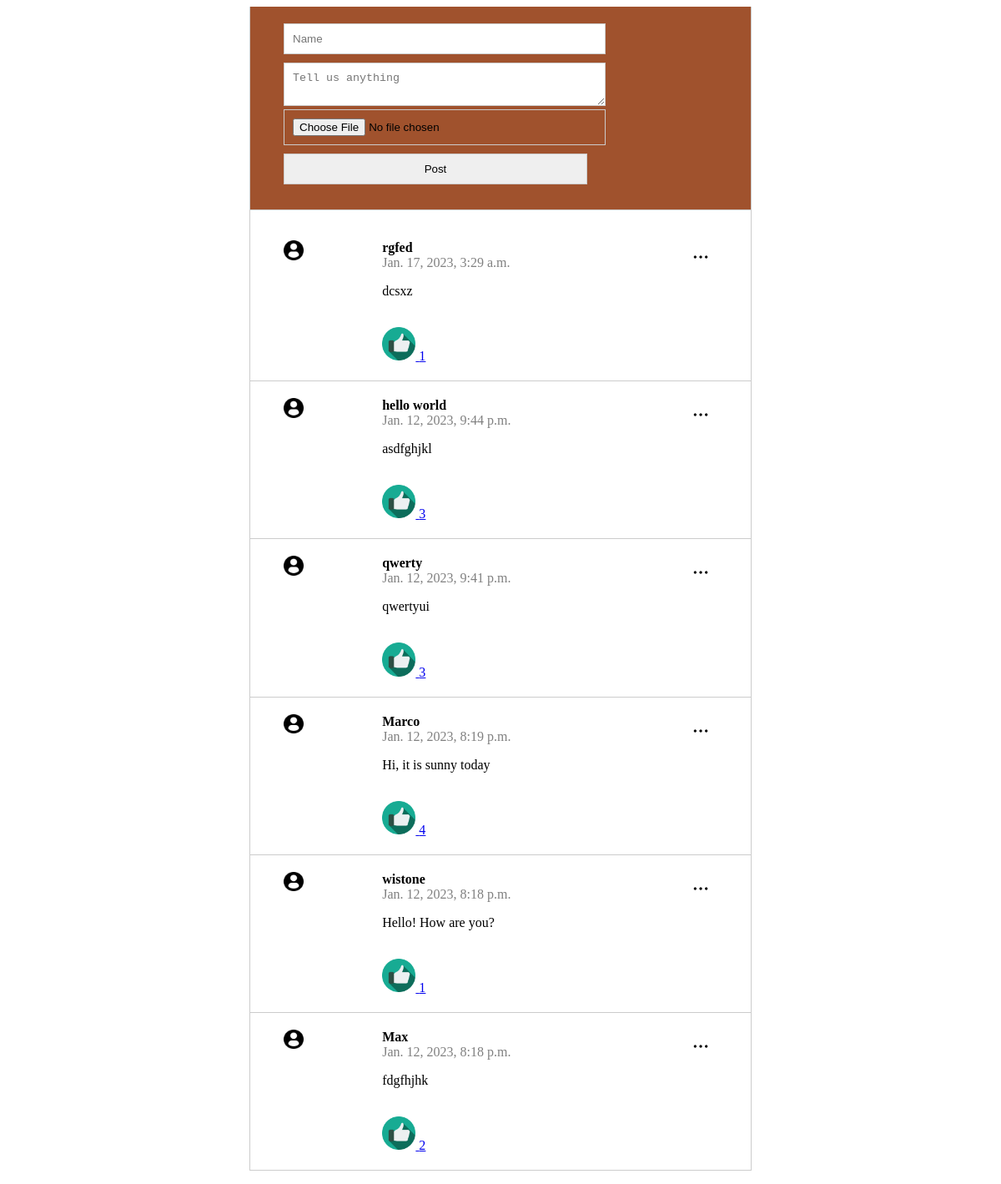
The page / on the database its author committed.
### posts/models.py (models this page shows)
class Post(models.Model):
    class Meta(object):
        db_table = 'post'
    name = models.CharField(
        'Name', blank=False, null=False, max_length=14, db_index=True, default='Anonymous'
    )
    body = models.CharField(
        'Body', blank=True, null=True, max_length=140, db_index=True,
    )
    created_at = models.DateTimeField(
        'created DateTime', blank=True, auto_now_add=True
    )
    likes = models.IntegerField('likes', blank=True, default=0 ,null=True
    )
    image=CloudinaryField(
        "image",blank=True,db_index=True
    )

### posts/views.py (the view, shortened to what this page needs)
# urls.py: path('', views.index, name= 'index'),
def index(request):
    form = PostForm(request.POST, request.FILES)
    posts = Post.objects.all().order_by('-created_at')[:20]
    return render(request, 'posts.html',{'posts': posts, 'form': form})

### posts/forms.py
class PostForm(forms.ModelForm):
    class Meta:
        model = Post
        fields = '__all__'

### templates/posts.html (shortened to what this page needs)
{% extends "base.html"%} {% block content %} {% load static %}
{% load static %}
<section class="content">
    <section class="post_form">
        <form action="/" method="POST" enctype='multipart/form-data'>
            <input type="text" name="name" placeholder="Name" required>
            <textarea name="body" placeholder="Tell us anything" required></textarea>
            <input type="file" name="image" class="post-img"/>
            <input type="submit" value="Post" />
        </form>
    </section>
    <section class="posts">
        {% if tweets.count == 0 %}
        <p class="p-3">There is no tweet now.</p>
        {% else %}
     <ul>
        {% for post in posts %}
        <li>
            <img class="menu_icon js-menu-icon" src="{% static 'img/menu.png'%}" />
            <div class="logo">
                <img  class="limg" src="{% static 'img/profile-user.png' %}" />
            </div>
            <div class="name_body">
            <div class="name">{{ post.name }}</div>
            <div class="datetime">{{ post.created_at }}</div>
            <p>{{ post.body }}</p>
            <div class="like">
                <a href="like/{{post.id}}">
            <img src="{% static 'img/like.png' %}" alt="" class="like-btn"/>
            {{post.likes}}
            </div>
            </div>
        </li>
        {% endfor %}
    </ul>
    {% endif %}
  </section>
</section>
{% endblock %}

### templates/base.html (shortened to what this page needs)
<!DOCTYPE html>
<html lang="en">
<head>
    {% load static %}
    <link href="{% static 'css/style.css' %}" rel="stylesheet" />
</head>
<body>
    {% block content %} {{ content }} {% endblock %}
</body>
</html>

### static/css/style.css (style rules this page uses)
.content { max-width: 600px; height: 100%; margin: 0 auto; border-left: 1px solid #ccc; border-right: 1px solid #ccc; }
.post_form { padding: 20px 40px; border-bottom: 1px solid #ccc; }
.post_form input { width: 70%; margin-bottom: 10px; padding: 10px; border: 1px solid #ccc; }
.post_form textarea { width: 70%; padding: 10px; border: 1px solid #ccc; }
.posts ul { padding: 0; }
.posts li { position: relative; display: flex; border-bottom: 1px solid #ccc; padding: 20px 40px; list-style: none; }
.posts li .menu_icon { width: 20px; position: absolute; right: 50px; top: 30px; }
.posts li .menu a { text-decoration: none; }
.posts li .name_body { flex-basis: 85%; }
.posts li .name_body .name { font-weight: bold; }
.posts li .name_body .datetime { color: gray; }
img.limg { width: 20%; }
img.like-btn { width: 10%; }
.logo { flex-basis: 25%; }
section.post_form { background-color: sienna; }

### rows shown on the page
Post: name "rgfed", created_at "Jan. 17, 2023, 3:29 a.m.", body "dcsxz", likes "1"
Post: name "hello world", created_at "Jan. 12, 2023, 9:44 p.m.", body "asdfghjkl", likes "3"
Post: name "qwerty", created_at "Jan. 12, 2023, 9:41 p.m.", body "qwertyui", likes "3"
Post: name "Marco", created_at "Jan. 12, 2023, 8:19 p.m.", body "Hi, it is sunny today", likes "4"
Post: name "wistone", created_at "Jan. 12, 2023, 8:18 p.m.", body "Hello! How are you?", likes "1"
Post: name "Max", created_at "Jan. 12, 2023, 8:18 p.m.", body "fdgfhjhk", likes "2"
